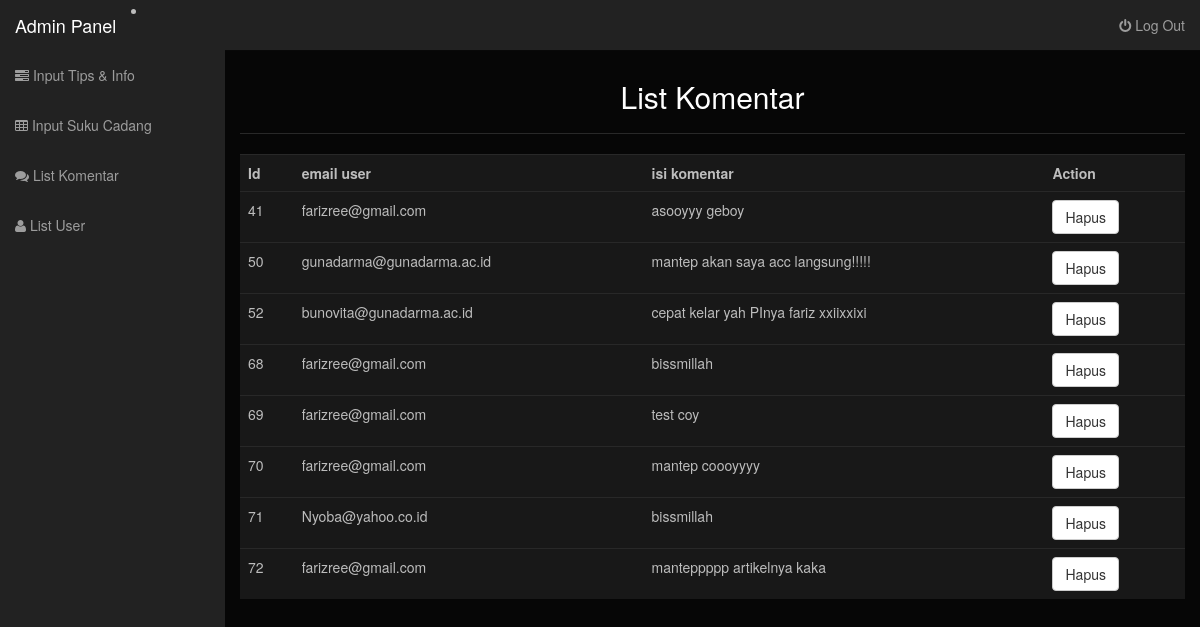
Page /admin/adminlistkomentar.php (signed in) on the committed database.
### tables this page shows
CREATE TABLE IF NOT EXISTS `tbl_komentar` (
  `id_konten` int(4) NOT NULL,
`id_komentar` int(4) NOT NULL,
  `nama_komentar` varchar(50) NOT NULL,
  `komentar` text NOT NULL
);

### admin/adminlistkomentar.php (the view, shortened to what this page needs)
<?php include'adminheader.php';
?>
       <div id="wrapper">
        <div id="page-content-wrapper">
            <div class="container-fluid">
                <div class="row">
                    <div class="col-lg-12"><br><br><br>
<center><h2>List Komentar</h2></center>
                        <hr>
<table class="table table-hover">
<tr>
<th>Id</th>
<th>email user</th>
<th>isi komentar</th>
<th>Action</th>
</tr>
<?php
$query=mysqli_query($con, "select * from tbl_komentar");
while($lihat=mysqli_fetch_array($query)){
?>
<tr>
<td><?php echo $lihat['id_komentar']; ?></td>
<td><?php echo $lihat['nama_komentar'] ?></td>
<td><?php echo $lihat['komentar'] ?></td>
<td><a class="btn btn-default" href="../proses/hapuskomentar.php?id_komentar=<?php echo $lihat['id_komentar'] ?>">Hapus</a></td>
</tr>
<?php
}
?>
</table>

### admin/css/local.css (style rules this page uses)
body { margin: 0; }
a { background: transparent; }
hr { -moz-box-sizing: content-box; box-sizing: content-box; height: 0; }
table { border-collapse: collapse; border-spacing: 0; }
td, th { padding: 0; }
* { -webkit-box-sizing: border-box; -moz-box-sizing: border-box; box-sizing: border-box; }
*:before, *:after { -webkit-box-sizing: border-box; -moz-box-sizing: border-box; box-sizing: border-box; }
html { font-size: 62.5%; -webkit-tap-highlight-color: rgba(0, 0, 0, 0); }
body { font-family: "Droid Sans", "Helvetica Neue", Helvetica, Arial, sans-serif; font-size: 14px; line-height: 1.42857143; color: #BDBDBD; background-color: #060606; }
a { color: #2a9fd6; text-decoration: none; }
hr { margin-top: 20px; margin-bottom: 20px; border: 0; border-top: 1px solid #282828; }
h1, h2, h3, h4, h5, h6, .h1, .h2, .h3, .h4, .h5, .h6 { font-family: "Droid Sans", "Helvetica Neue", Helvetica, Arial, sans-serif; font-weight: 500; line-height: 1.1; color: #ffffff; }
table { max-width: 100%; background-color: #181818; }
th { text-align: left; }
.table { width: 100%; margin-bottom: 20px; }
.table > thead > tr > th, .table > tbody > tr > th, .table > tfoot > tr > th, .table > thead > tr > td, .table > tbody > tr > td, .table > tfoot > tr > td { padding: 8px; line-height: 1.42857143; vertical-align: top; border-top: 1px solid #282828; }
#wrapper { padding-left: 0; }
@media (min-width:768px) { #wrapper { padding-left: 225px; } }

### rows in the picture
tbl_komentar: id_komentar "41", nama_komentar "farizree@gmail.com", komentar "asooyyy geboy"
tbl_komentar: id_komentar "50", nama_komentar "gunadarma@gunadarma.ac.id", komentar "mantep akan saya acc langsung!!!!!"
tbl_komentar: id_komentar "52", nama_komentar "bunovita@gunadarma.ac.id", komentar "cepat kelar yah PInya fariz xxiixxixi"
tbl_komentar: id_komentar "68", nama_komentar "farizree@gmail.com", komentar "bissmillah"
tbl_komentar: id_komentar "69", nama_komentar "farizree@gmail.com", komentar "test coy"
tbl_komentar: id_komentar "70", nama_komentar "farizree@gmail.com", komentar "mantep coooyyyy"
tbl_komentar: id_komentar "71", nama_komentar "Nyoba@yahoo.co.id", komentar "bissmillah"
tbl_komentar: id_komentar "72", nama_komentar "farizree@gmail.com", komentar "manteppppp artikelnya kaka"
